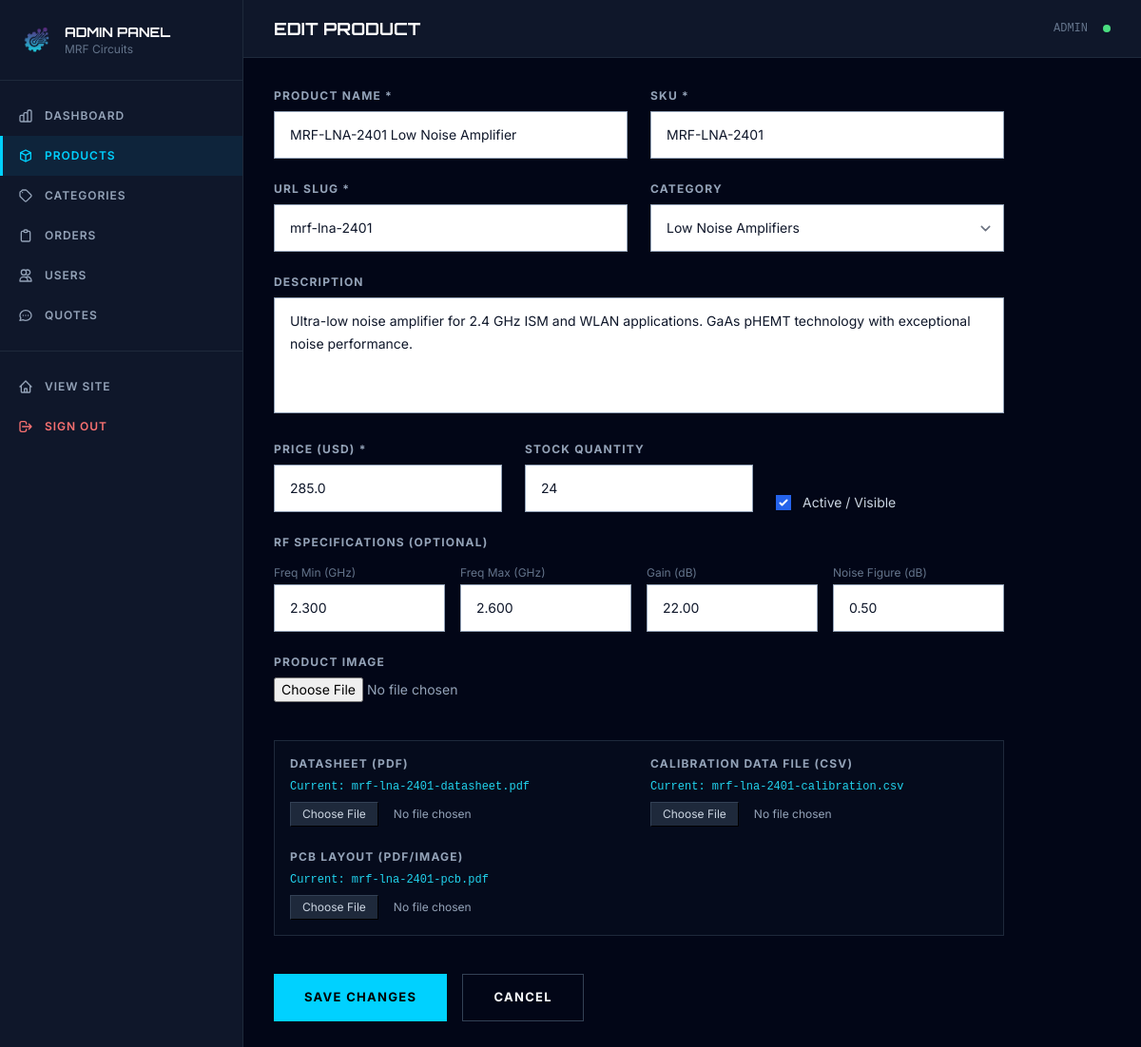
Page /admin/products/1/edit (signed in) on the committed database.
### app/models/product.py (models this page shows, shortened)
class Product(Base):
    __tablename__ = "products"
    id = Column(Integer, primary_key=True, index=True)
    name = Column(String(200), nullable=False)
    slug = Column(String(250), unique=True, nullable=False, index=True)
    sku = Column(String(50), unique=True, nullable=False, index=True)
    description = Column(Text, nullable=True)
    short_description = Column(String(500), nullable=True)
    price = Column(Numeric(10, 2), nullable=False)
    stock_quantity = Column(Integer, default=0)
    stock_status = Column(String(20), default="in_stock")  # in_stock | out_of_stock | new_series | pre_order
    category_id = Column(Integer, ForeignKey("categories.id"), nullable=True)
    unit_ref = Column(String(50), nullable=True)  # e.g., "LNA-24-Q22"
    frequency_min = Column(Numeric(10, 3), nullable=True)
    frequency_max = Column(Numeric(10, 3), nullable=True)
    gain = Column(Numeric(10, 2), nullable=True)
    noise_figure = Column(Numeric(10, 2), nullable=True)
    power_output = Column(Numeric(10, 2), nullable=True)
    technical_specs = Column(JSON, nullable=True)  # {parameter: {value, measurement}}
    bulk_pricing = Column(JSON, nullable=True)  # [{quantity_range, price_per_unit}]
    engineering_remarks = Column(Text, nullable=True)
    features = Column(JSON, nullable=True)  # List of feature bullet points
    image_url = Column(String(500), nullable=True)
    image_alt = Column(String(200), nullable=True)
    gallery_urls = Column(JSON, nullable=True)  # Additional product images
    datasheet_url = Column(String(500), nullable=True)
    data_file_url = Column(String(500), nullable=True)
    pcb_layout_url = Column(String(500), nullable=True)
    is_active = Column(Boolean, default=True)
    is_featured = Column(Boolean, default=False)
    views_count = Column(Integer, default=0)
    created_at = Column(DateTime, default=datetime.utcnow)
    updated_at = Column(DateTime, default=datetime.utcnow, onupdate=datetime.utcnow)
    category = relationship("Category", back_populates="products")
    @property
    def in_stock(self):
        return self.stock_quantity > 0 and self.stock_status == "in_stock"

### app/routes/admin.py (the view)
@router.get("/products/{product_id}/edit", response_class=HTMLResponse)
async def admin_product_edit(request: Request, product_id: int):
    user = require_admin(request)
    if not user:
        return RedirectResponse("/auth/login", status_code=302)
    db = SessionLocal()
    try:
        product = db.query(Product).filter(Product.id == product_id).first()
        categories = db.query(Category).all()
        if not product:
            return RedirectResponse("/admin/products", status_code=302)
        product_data = {
            "id": product.id, "name": product.name, "sku": product.sku,
            "slug": product.slug, "description": product.description,
            "price": float(product.price or 0), "stock_quantity": product.stock_quantity,
            "category_id": product.category_id, "frequency_min": product.frequency_min,
            "frequency_max": product.frequency_max, "power_output": product.power_output,
            "gain": product.gain, "noise_figure": product.noise_figure,
            "is_active": product.is_active, "image_url": product.image_url,
            "datasheet_url": product.datasheet_url,
            "data_file_url": product.data_file_url,
            "pcb_layout_url": product.pcb_layout_url,
        }
        categories_data = [{"id": c.id, "name": c.name} for c in categories]
        return templates.TemplateResponse("admin/product_form.html", {
            "request": request,
            "admin": user,
            "active_admin": "products",
            "product": product_data,
            "categories": categories_data,
        })
    finally:
        db.close()

### app/templates/admin/product_form.html (shortened to what this page needs)
{% extends "admin/base_admin.html" %}
{% block page_title %}{% if product %}EDIT PRODUCT{% else %}NEW PRODUCT{% endif %}{% endblock %}
{% block admin_content %}
<form method="POST" enctype="multipart/form-data" class="max-w-3xl space-y-6">
  <div class="grid grid-cols-1 md:grid-cols-2 gap-6">
    <div>
      <label class="block text-xs font-bold tracking-widest text-slate-400 uppercase mb-2">Product Name *</label>
      <input id="admin-product-name" name="name" type="text" required value="{{ product.name if product else '' }}" class="form-input-dark"/>
    </div>
    <div>
      <label class="block text-xs font-bold tracking-widest text-slate-400 uppercase mb-2">SKU *</label>
      <input id="admin-product-sku" name="sku" type="text" required value="{{ product.sku if product else '' }}" class="form-input-dark"/>
    </div>
    <div>
      <label class="block text-xs font-bold tracking-widest text-slate-400 uppercase mb-2">URL Slug *</label>
      <input id="admin-product-slug" name="slug" type="text" required value="{{ product.slug if product else '' }}" class="form-input-dark"/>
    </div>
    <div>
      <label class="block text-xs font-bold tracking-widest text-slate-400 uppercase mb-2">Category</label>
      <select id="admin-product-category" name="category_id" class="form-input-dark">
        {% for cat in categories %}
        <option value="{{ cat.id }}" {% if product and product.category_id == cat.id %}selected{% endif %}>{{ cat.name }}</option>
        {% endfor %}
      </select>
    </div>
  </div>
  <div>
    <label class="block text-xs font-bold tracking-widest text-slate-400 uppercase mb-2">Description</label>
    <textarea id="admin-product-desc" name="description" rows="4" class="form-input-dark resize-none">{{ product.description if product else '' }}</textarea>
  </div>
  <div class="grid grid-cols-1 md:grid-cols-3 gap-6">
    <div>
      <label class="block text-xs font-bold tracking-widest text-slate-400 uppercase mb-2">Price (USD) *</label>
      <input id="admin-product-price" name="price" type="number" step="0.01" min="0" required value="{{ product.price if product else '' }}" class="form-input-dark"/>
    </div>
    <div>
      <label class="block text-xs font-bold tracking-widest text-slate-400 uppercase mb-2">Stock Quantity</label>
      <input id="admin-product-stock" name="stock_quantity" type="number" min="0" value="{{ product.stock_quantity if product else 0 }}" class="form-input-dark"/>
    </div>
    <div class="flex items-end">
      <label class="flex items-center space-x-3 cursor-pointer">
        <input id="admin-product-active" name="is_active" type="checkbox" {% if not product or product.is_active %}checked{% endif %} class="w-4 h-4"/>
        <span class="text-sm text-slate-300">Active / Visible</span>
      </label>
    </div>
  </div>
  <div>
    <p class="text-xs font-bold tracking-widest text-slate-400 uppercase mb-4">RF Specifications (Optional)</p>
    <div class="grid grid-cols-2 md:grid-cols-4 gap-4">
      <div>
        <label class="block text-xs text-slate-500 mb-1">Freq Min (GHz)</label>
        <input id="admin-freq-min" name="frequency_min" type="number" step="0.01" value="{{ product.frequency_min if product else '' }}" class="form-input-dark"/>
      </div>
      <div>
        <label class="block text-xs text-slate-500 mb-1">Freq Max (GHz)</label>
        <input id="admin-freq-max" name="frequency_max" type="number" step="0.01" value="{{ product.frequency_max if product else '' }}" class="form-input-dark"/>
      </div>
      <div>
        <label class="block text-xs text-slate-500 mb-1">Gain (dB)</label>
        <input id="admin-gain" name="gain" type="number" step="0.1" value="{{ product.gain if product else '' }}" class="form-input-dark"/>
      </div>
      <div>
        <label class="block text-xs text-slate-500 mb-1">Noise Figure (dB)</label>
        <input id="admin-nf" name="noise_figure" type="number" step="0.1" value="{{ product.noise_figure if product else '' }}" class="form-input-dark"/>
      </div>
    </div>
  </div>
  <div>
    <label class="block text-xs font-bold tracking-widest text-slate-400 uppercase mb-2">Product Image</label>
    <input id="admin-product-image" name="image" type="file" accept="image/*" class="text-sm text-slate-400 mb-4"/>
  </div>
  <div class="grid grid-cols-1 md:grid-cols-2 gap-6 p-4 border border-slate-800 bg-slate-900/30">
    <div class="space-y-2">
      <label class="block text-xs font-bold tracking-widest text-slate-400 uppercase">Datasheet (PDF)</label>
      {% if product and product.datasheet_url %}
      <div class="text-xs text-cyan-400 font-mono">
        Current: <a href="{{ product.datasheet_url }}" target="_blank" class="hover:underline hover:text-cyan-300">{{ product.datasheet_url.split('/')[-1] }}</a>
      </div>
      {% endif %}
      <input id="admin-product-datasheet" name="datasheet" type="file" accept=".pdf" class="text-xs text-slate-400 block w-full file:mr-4 file:py-1 file:px-3 file:border file:border-slate-700 file:bg-slate-800 file:text-slate-300 hover:file:bg-slate-700 cursor-pointer"/>
    </div>
    <div class="space-y-2">
      <label class="block text-xs font-bold tracking-widest text-slate-400 uppercase">Calibration Data File (CSV)</label>
      {% if product and product.data_file_url %}
      <div class="text-xs text-cyan-400 font-mono">
        Current: <a href="{{ product.data_file_url }}" target="_blank" class="hover:underline hover:text-cyan-300">{{ product.data_file_url.split('/')[-1] }}</a>
      </div>
      {% endif %}
      <input id="admin-product-datafile" name="data_file" type="file" accept=".csv" class="text-xs text-slate-400 block w-full file:mr-4 file:py-1 file:px-3 file:border file:border-slate-700 file:bg-slate-800 file:text-slate-300 hover:file:bg-slate-700 cursor-pointer"/>
    </div>
    <div class="space-y-2">
      <label class="block text-xs font-bold tracking-widest text-slate-400 uppercase">PCB Layout (PDF/Image)</label>
      {% if product and product.pcb_layout_url %}
      <div class="text-xs text-cyan-400 font-mono">
        Current: <a href="{{ product.pcb_layout_url }}" target="_blank" class="hover:underline hover:text-cyan-300">{{ product.pcb_layout_url.split('/')[-1] }}</a>
      </div>
      {% endif %}
      <input id="admin-product-pcb" name="pcb_layout" type="file" accept=".pdf,image/*" class="text-xs text-slate-400 block w-full file:mr-4 file:py-1 file:px-3 file:border file:border-slate-700 file:bg-slate-800 file:text-slate-300 hover:file:bg-slate-700 cursor-pointer"/>
    </div>
  </div>
  <div class="flex space-x-4 pt-4">
    <button id="admin-product-save" type="submit" class="btn-primary">{% if product %}SAVE CHANGES{% else %}CREATE PRODUCT{% endif %}</button>
    <a href="/admin/products" class="btn-secondary">CANCEL</a>
  </div>
</form>
{% endblock %}

### app/static/css/styles.css (style rules this page uses)
* { box-sizing: border-box; }
body { font-family: 'Inter', sans-serif; background-color: #020617; color: #f8fafc; margin: 0; padding: 0; min-height: 100vh; }
.form-input-dark { background-color: #ffffff !important; border: 1px solid #94a3b8 !important; color: #0f172a !important; padding: 12px 16px; font-size: 14px; transition: border-color 0.3s ease; width: 100%; }
.form-input-dark::placeholder { color: #64748b; }
.btn-primary { background-color: #00D1FF; color: #000; font-weight: 700; padding: 14px 32px; border: none; cursor: pointer; letter-spacing: 0.1em; font-size: 13px; text-transform: uppercase; transition: all 0.3s ease; display: inline-flex; align-items: center; justify-content: center; }
.btn-secondary { background-color: transparent; color: #f8fafc; font-weight: 700; padding: 14px 32px; border: 1px solid #334155; cursor: pointer; letter-spacing: 0.1em; font-size: 13px; text-transform: uppercase; transition: all 0.3s ease; display: inline-flex; align-items: center; justify-content: center; }

### rows in the picture
Product: name "MRF-LNA-2401 Low Noise Amplifier", sku "MRF-LNA-2401", slug "mrf-lna-2401", description "Ultra-low noise amplifier for 2.4 GHz ISM and WLAN applications. GaAs pHEMT technology with exceptional noise performance.", frequency_min "2.300", frequency_max "2.600", gain "22.00", noise_figure "0.50", datasheet_url "mrf-lna-2401-datasheet.pdf", data_file_url "mrf-lna-2401-calibration.csv", pcb_layout_url "mrf-lna-2401-pcb.pdf"

### other values in the picture
{{ admin.username | upper }} "ADMIN"
form field category_id "Low Noise Amplifiers"
